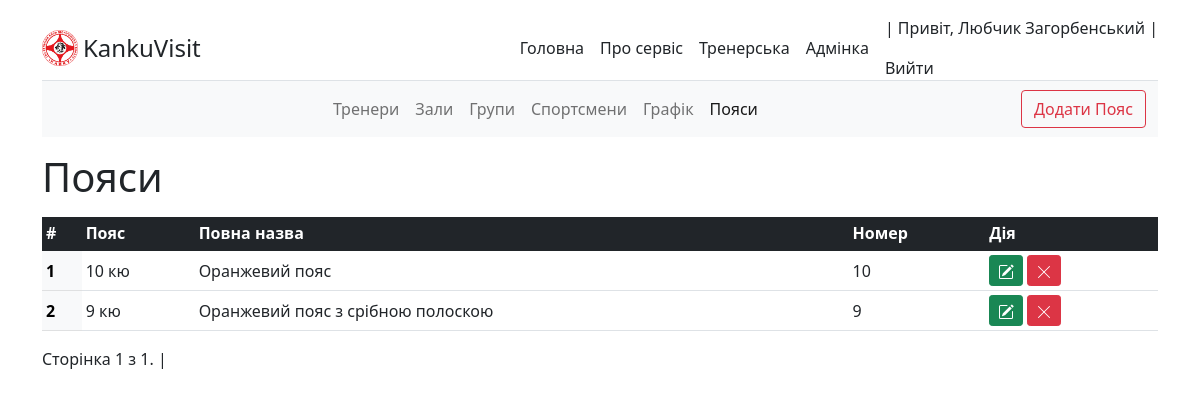
The page /visit/belt/ (signed in) on the database its author committed.
### coach/models.py (models this page shows, shortened)
class Coach(AbstractUser):
    surname = models.CharField('По батькові', max_length=20, blank=True)
    dateBirth = models.DateField(
        'Дата народження', default='2000-09-12', blank=True)
    telephone = models.IntegerField(
        'Номер телефону', default='380671111111', blank=True)
    telephone2 = models.IntegerField('Номер телефону 2', blank=True, null=True)
    belts = models.ForeignKey(Belt,
                              on_delete=models.SET_NULL,
                              blank=True,
                              null=True)
    information = models.TextField('Інформація про тренера', blank=True)
    slug = models.SlugField(max_length=255, unique=True,
                            db_index=True, verbose_name='URL')
    class Meta:
        verbose_name = 'Тренер'
        verbose_name_plural = 'Тренери'
        ordering = ['-is_active', 'last_name']

### belt/models.py (models this page shows, shortened)
class Belt(models.Model):
    name = models.CharField('Назва', max_length=100)
    fullname = models.CharField(
        'Повна назва', max_length=100)
    number = models.IntegerField('Цифра пояса')
    img = models.ImageField('Картинка', upload_to='belt/%Y/', blank=True)
    slug = models.SlugField(max_length=255, unique=True,
                            db_index=True, verbose_name='URL')
    class Meta:
        verbose_name = 'Пояс'
        verbose_name_plural = 'Пояси'

### belt/views.py (the view, shortened to what this page needs)
# urls.py: path('', views.BeltView.as_view(), name='belt'),
class BeltView(LoginRequiredMixin, CustomSuccessMessageMixin, CreateView, ListView):
    model = Belt
    form_class = BeltAddForm
    template_name = 'belt/visit/belt.html'
    success_msg = Belt._meta.verbose_name + ' добавлено успішно!'
    success_url = reverse_lazy('belt')
    context_object_name = 'data'
    paginate_by = 25  # if pagination is desired
    def get_context_data(self, **kwargs):
        context = super().get_context_data(**kwargs)
        context['fields'] = Belt._meta.fields
        context['table'] = Belt._meta.app_label
        context['activeBelt'] = 'active'
        context['title'] = Belt._meta.verbose_name
        context['titles'] = Belt._meta.verbose_name_plural
        return context

### belt/templates/belt/visit/belt.html (shortened to what this page needs)
{% extends 'main/visit/templates/baseVisit.html' %}
{% block headerTable %}
<th scope="col">#</th>
<th scope="col">Пояс</th>
<th scope="col">Повна назва</th>
<th scope="col">Номер</th>
{% endblock headerTable %}
{% block table %}
<th class="table-light" scope="row">{{one.id}}</th>
<td><a href="{% url 'belt-edit' one.slug %}">{{one.name}}</a></td>
<td><a href="{% url 'belt-edit' one.slug %}">{{one.fullname}}</a></td>
<td><a href="{% url 'belt-edit' one.slug %}">{{one.number}}</a></td>
{% endblock table %}
{% block urledit %}
{% url 'belt-edit' one.slug %}
{% endblock %}

### main/templates/main/visit/templates/baseVisit.html (shortened to what this page needs)
{% extends 'main/base.html' %}
{% block navigation %}
<nav class="navbar navbar-expand-sm navbar-light bg-light mb-3 sticky-top" aria-label="Third navbar example">
  <div class="container-fluid" bis_skin_checked="1">
    <div class="collapse navbar-collapse justify-content-center" id="navbarsExample03" bis_skin_checked="1">
      <ul class="navbar-nav">
        <li class="nav-item">
          <a class="nav-link {{ activeCoach }}" href="{% url 'coach' %}">Тренери</a>
        </li>
        <li class="nav-item">
          <a class="nav-link {{ activeSchool }}" href="{% url 'school' %}">Зали</a>
        </li>
        <li class="nav-item">
          <a class="nav-link {{ activeGroup }}" href="{% url 'group' %}">Групи</a>
        </li>
        <li class="nav-item">
          <a class="nav-link {{ activeSportsman }}" href="{% url 'sportsman' %}">Спортсмени</a>
        </li>
        <li class="nav-item">
          <a class="nav-link {{ activeTimetable }}" href="{% url 'timetable' %}">Графік</a>
        </li>
        <li class="nav-item">
          <a class="nav-link {{ activeBelt }}" href="{% url 'belt' %}">Пояси</a>
        </li>
      </ul>
    </div>
    {% if title %}
    <button type="button" class="btn btn-outline-danger d-none d-sm-block" data-bs-toggle="modal"
      data-bs-target="#modalAdd">
      Додати {{ title }}
    </button>
    {% endif %}
  </div>
</nav>
{% endblock navigation %}
{%block content%}
<div class="d-flex justify-content-between mb-2">
  <h1 class="">{{ titles }}</h1>
</div>
<div class="table-responsive">
  <table class="table table-hover table-sm">
    <thead class="table-dark">
      <tr>
        {% block headerTable %}{% endblock headerTable %}
        <th scope="col">Дія</th>
      </tr>
    </thead>
    <tbody>
      {% if data %}
      {% for one in data %}
      <tr {% if one.slug == request.GET.slug %}class="table-active align-middle" {% endif %} class='align-middle'>
        {% block table %}{% endblock table %}
        <td>
          <div class="d-flex">
            <a href="{% block urledit %}{% endblock %}" class="upgr btn btn-success btn-sm me-1" tabindex="-1"
              role="button" aria-disabled="true">
            </a>
            <a href="javascript:void()" onclick='delete_question{{one.id}}()' class="btn btn-danger btn-sm"
              tabindex="-1" role="button" aria-disabled="true">
            </a>
          </div>
        </td>
      </tr>
      {% endfor %}
      {%else%}
      <div class='alert alert-danger text-center'>Ви ще не добавили - <span class='alert-success'>{{ title }}</span>!
        Скористайтесь кнопкою вгорі щоб добавити!</div>
      {% endif %}
    </tbody>
  </table>
  <div class="pagination">
    <span class="step-links">
      <span class="current">
        Сторінка {{ page_obj.number }} з {{ page_obj.paginator.num_pages }}. |
      </span>
    </span>
  </div>
</div>
{% endblock content%}

### main/templates/main/base.html (shortened to what this page needs)
{% load static %}
<!DOCTYPE html>
<html lang="ru">
<head>
  <link rel="stylesheet" href="https://cdn.jsdelivr.net/npm/bootstrap@5.1.3/dist/css/bootstrap.min.css"
 />
  <link rel="stylesheet" href="https://cdn.jsdelivr.net/npm/bootstrap-icons@1.8.0/font/bootstrap-icons.css">
  <link type="text/css" rel="stylesheet" href="{% static 'main/css/style.css' %}">
</head>
<body>
  <div class="container py-3">
    <div class="d-flex flex-column flex-md-row align-items-center border-bottom" bis_skin_checked="1">
      <a href="{% url 'home' %}" class="d-flex align-items-center text-dark text-decoration-none logo">
        <img height="36" src="{% static 'main/images/kanku250.png' %}" alt="Логотип">
        <span class="fs-4">KankuVisit</span>
      </a>
      <nav class="d-inline-flex mt-2 mt-md-0 ms-md-auto">
        <a class="me-3 py-2 text-dark text-decoration-none" href="{% url 'home' %}">Головна</a>
        <a class="me-3 py-2 text-dark text-decoration-none" href="{% url 'about' %}">Про сервіс</a>
        {% if user.is_authenticated %}
        <a class="me-3 py-2 text-dark text-decoration-none" href="{% url 'visit' %}">Тренерська</a>
        <a class="me-3 py-2 text-dark text-decoration-none" href="admin">Адмінка</a>
        {% else %}
        <a class="me-3 py-2 text-dark text-decoration-none" href="{% url 'login' %}">Увійти</a>
        <a class="me-3 py-2 text-dark text-decoration-none" href="{% url 'register' %}">Зареєструватись</a>
        {% endif %}
      </nav>
      {% if user.is_authenticated %}
      <div>
        <p>| Привіт, {%if user.first_name%} {{user.first_name}} {{user.last_name}}{%else%}{{user.username}}{%endif%} |
        </p>
        <a class="me-3 py-2 text-dark text-decoration-none" href="{% url 'logout' %}">Вийти</a>
      </div>
      {% endif %}
    </div>
    {% block navigation %}
    {% endblock navigation %}
    {% block content %}
    {% endblock content %}
  </div>
</body>
</html>

### main/static/main/css/style.css (style rules this page uses)
a.logo img { padding-right: 5px; }
a { color: #212529; text-decoration: none; }

### rows shown on the page
Coach: first_name "Любчик", last_name "Загорбенський"
Belt: id "1", name "10 кю", fullname "Оранжевий пояс", number "10"
Belt: id "2", name "9 кю", fullname "Оранжевий пояс з срібною полоскою", number "9"

### other values the page prints
{{ title }} "Пояс"
{{ titles }} "Пояси"
{{ page_obj.number }} "1"
{{ page_obj.paginator.num_pages }} "1"
